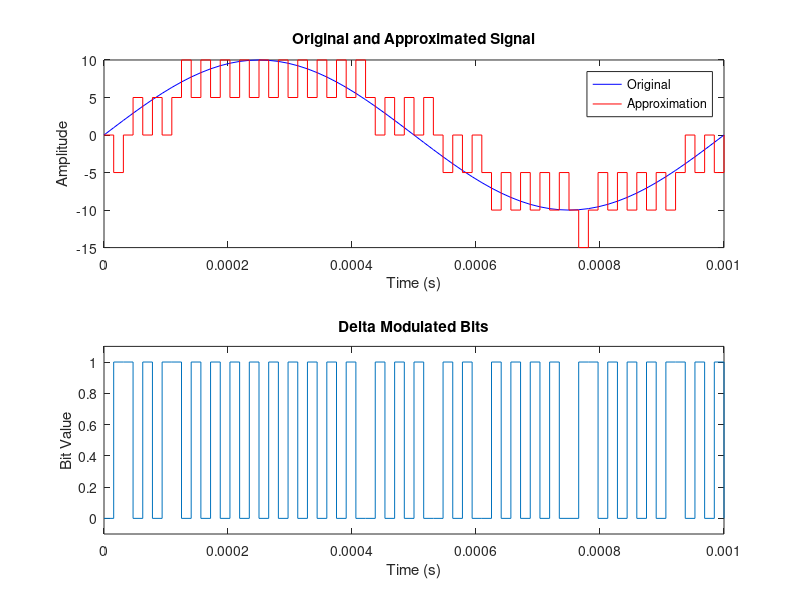

The MATLAB source for this figure:
clc; clear all; close all;

f = 1000;       
fs = 64000;        
A = 10;          
step = input("Enter step size:"); %(Normal-1;Slopeover-0.25;Granular-4)

t = 0:1/fs:1/f;
x = A * sin(2*pi*f*t);

approx = zeros(1, length(x));
bits = zeros(1, length(x));

for i = 1:length(x)-1
    if approx(i) < x(i)
        bits(i) = 1;
        approx(i+1) = approx(i) + step;
    else
        bits(i) = 0;
        approx(i+1) = approx(i) - step;
    end
end

subplot(2,1,1);
plot(t, x, 'b'); hold on;
stairs(t, approx, 'r');
title('Original and Approximated Signal');
xlabel('Time (s)');
ylabel('Amplitude');
legend('Original','Approximation');

subplot(2,1,2);
stairs(t, bits);
title('Delta Modulated Bits');
xlabel('Time (s)');
ylabel('Bit Value');
ylim([-0.1 1.1]);
